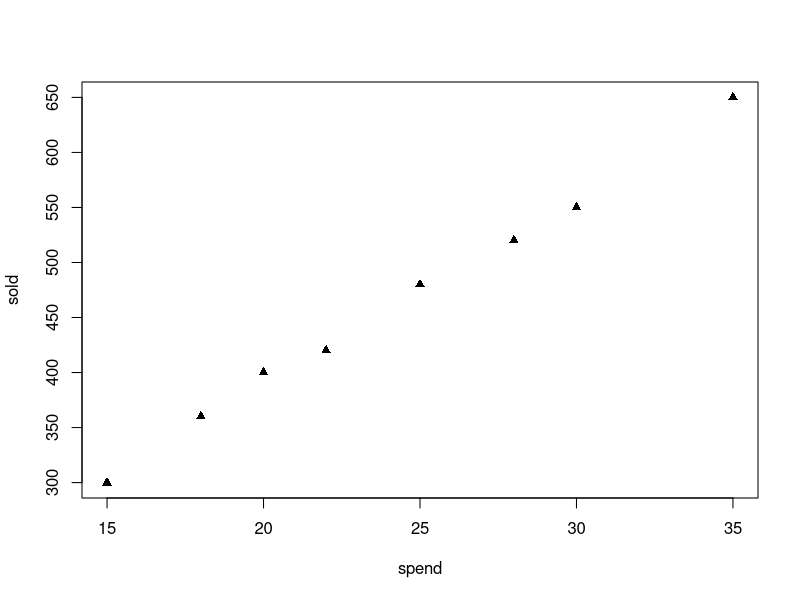

Recreate this plot in R.
spend = c(20,25,30,35, 15, 18, 22,28)
sp<-sort(spend)
sold = c(400,480,550,650,300,360, 420, 520)
a<-(sort(sold))
plot(spend,sold,type="p",pch=17,lwd=1)
